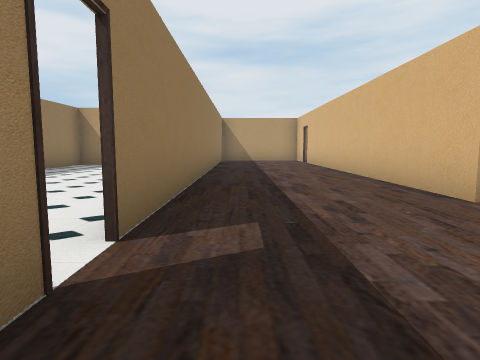
View 1 (above)

22 first-person views from a walk through a scene from a Unity 3-D project. The camera is 1.2 m above the floor, tilts 6° down and sees 75° across. The floor is counted in squares, 2 m on a side. Each view is taken from the middle of a square. On the plan, view 1 faces up. The plan holds only what a view shows up to about 9 squares ahead; the rest is blank. The player character is not drawn. Some surface patterns are stand-ins.

View 2
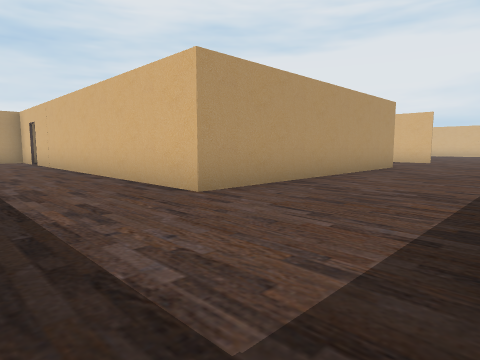

View 3
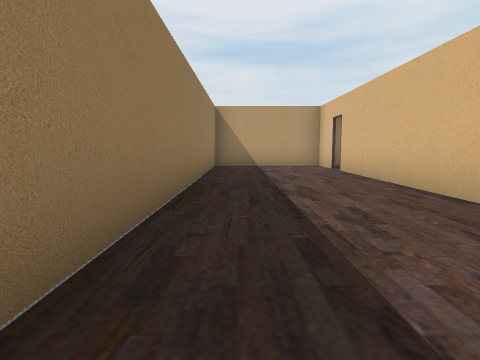

View 4
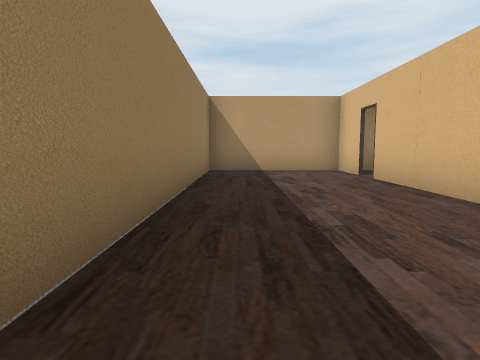

View 5
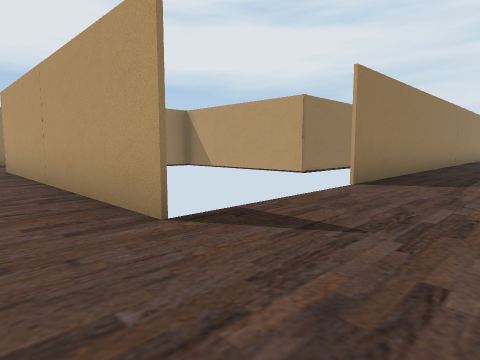

View 6
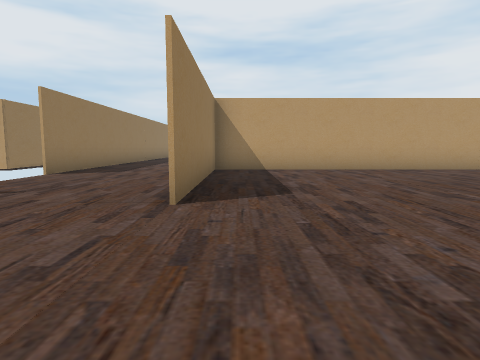

View 7
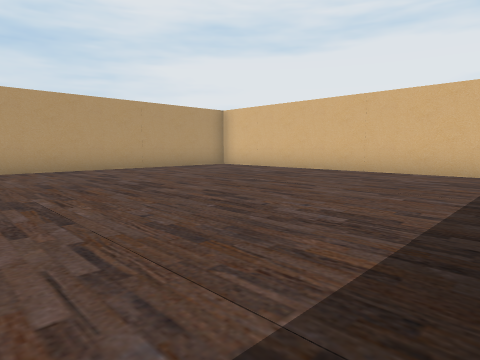

View 8
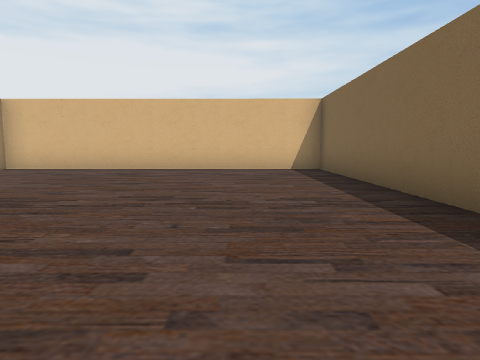

View 9
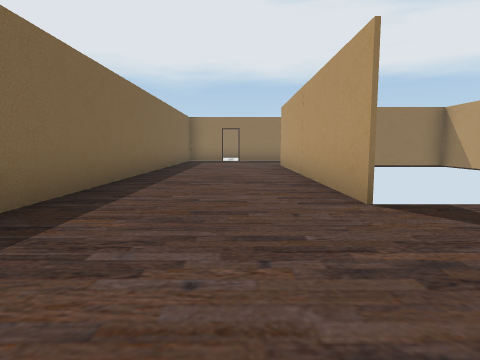

View 10
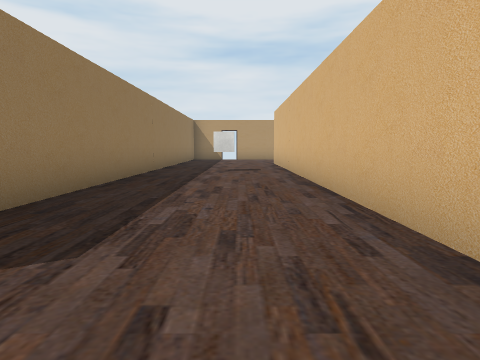

View 11
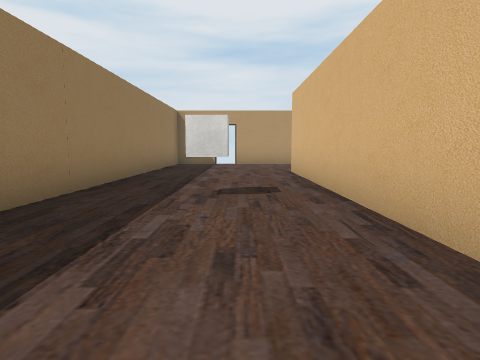

View 12
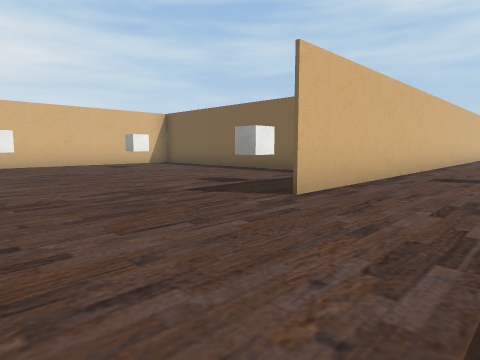

View 13
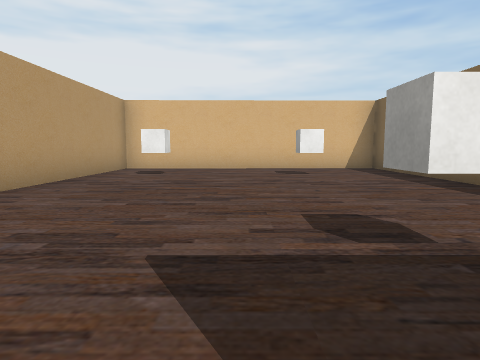

View 14
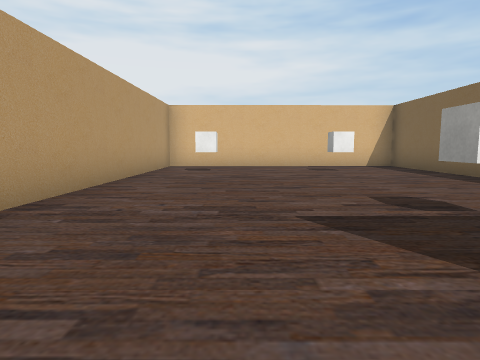

View 15
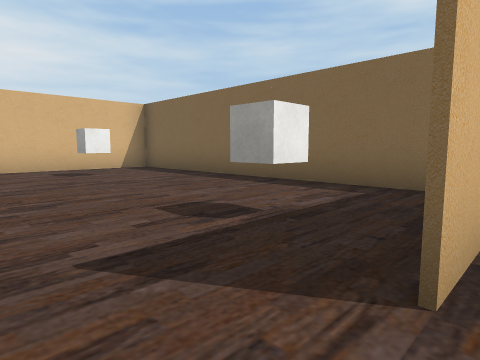

View 16
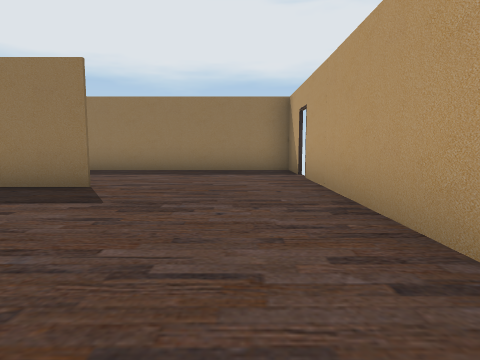

View 17
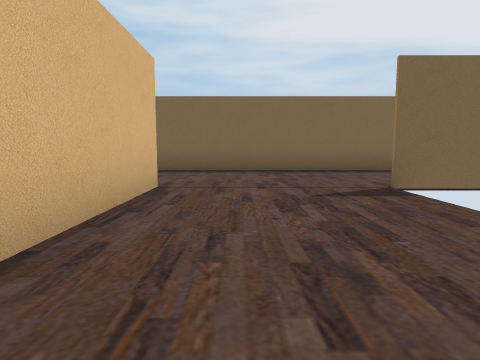

View 18
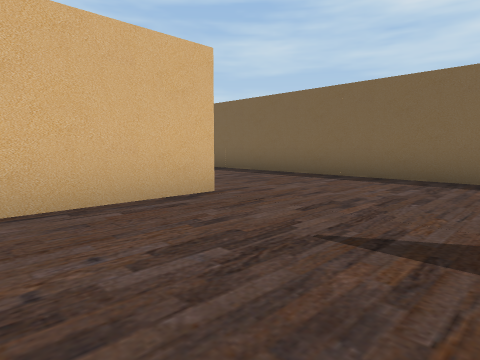

View 19
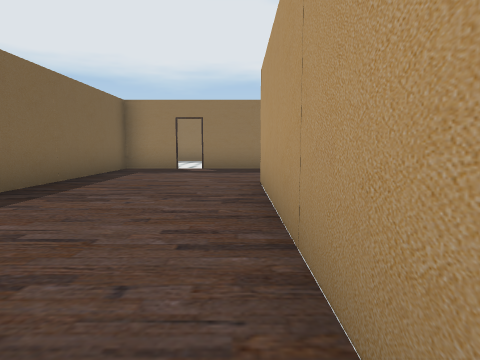

View 20
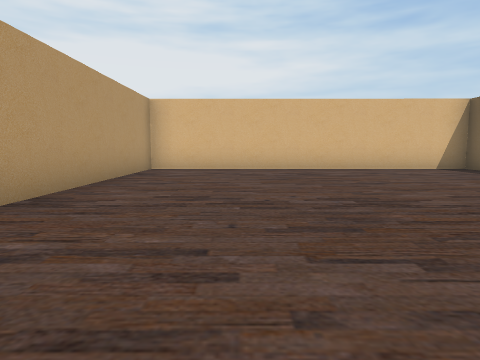

View 21
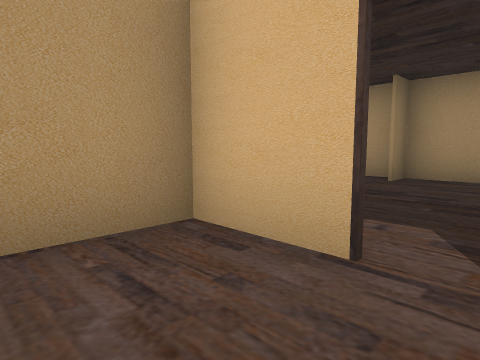

View 22
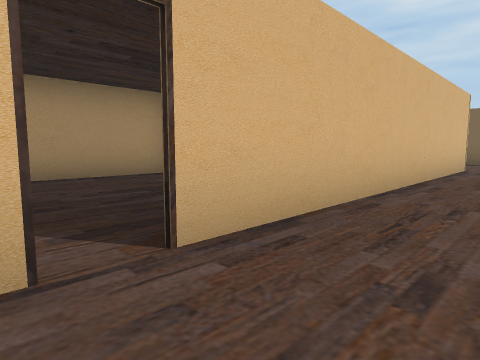

### Floor plan
Points are (right, up) in squares from view 1. A wall is a line through its corners. A room is listed if a view was taken in it or the views show most of it. See-through windows are left out.
Room 1 (views 1, 2, 3, 4, 5, 6, 7, 8, 9, 10, 11, 12, 13, 14, 15, 16, 17, 18, 19, 20, 21, 22)
walls: (14.1, 14.2) (21.9, 14.2) (21.8, 21.2) (12.1, 21.3); (9.8, 3.3) (2.6, 3.4) (2.6, 12.1); (8.5, 3.4) (9.8, 3.4); (3.5, 14.1) (-0.8, 14.1) (-0.8, 1.9); (2.6, 12.6) (2.6, 14.1); (11.1, 21.3) (9.8, 21.3) (9.7, 6.8); (-0.8, 1.4) (-0.8, -0.2) (23.6, -0.2) (23.6, 8.4) (13.3, 8.5) (13.3, 3.1) (13.3, 17.8) (13.3, 16.4)
ways out: gap at (-1, 1.5); gap at (3, 12.5)
objects: other object (12, 14); other object (15, 17); other object (20, 17); other object (20, 20)

Positions as (right, up) in squares from view 1, and headings:
1: (0, 0), facing up
2: (0, 0), facing up-right
3: (0, 4), facing up
4: (0, 6), facing up
5: (12, 2), facing up-left
6: (14, 0), facing up
7: (16, 0), facing up-right
8: (15, 2), facing right
9: (13, 2), facing left
10: (12, 6), facing up
11: (12, 10), facing up
12: (11, 21), facing down-right
13: (13, 18), facing right
14: (12, 19), facing right
15: (13, 19), facing down-right
16: (18, 20), facing left
17: (12, 8), facing down
18: (10, 6), facing down-right
19: (8, 3), facing left
20: (15, 6), facing right
21: (1, 12), facing up-right
22: (1, 13), facing down-right
